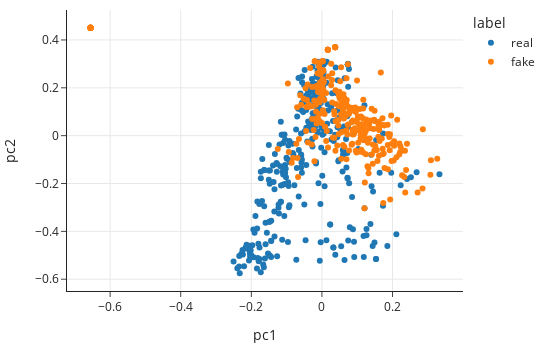

Notebook code for this chart:
### Code cell
fig = px.scatter(with_pcs1, x='pc1', y='pc2',
                 color='label',
                 hover_data=['baseurl'],
                 width=550, height=350)
fig

### Figure 1 — Plotly figure (JSON) as saved in the notebook; plotly's stock layout.template omitted (floating-point values rounded to 4 significant figures; data arrays with more than 128 entries replaced by an {"elided": "..."} marker saying what was removed)
{"data": [{"customdata": {"elided": "363x1 str values"}, "hovertemplate": "label=real<br>pc1=%{x}<br>pc2=%{y}<br>baseurl=%{customdata[0]}<extra></extra>", "legendgroup": "real", "marker": {"color": "#1F77B4", "symbol": "circle"}, "mode": "markers", "name": "real", "orientation": "v", "showlegend": true, "type": "scatter", "x": {"elided": "363 float values"}, "xaxis": "x", "y": {"elided": "363 float values"}, "yaxis": "y"}, {"customdata": {"elided": "298x1 str values"}, "hovertemplate": "label=fake<br>pc1=%{x}<br>pc2=%{y}<br>baseurl=%{customdata[0]}<extra></extra>", "legendgroup": "fake", "marker": {"color": "#FF7F0E", "symbol": "circle"}, "mode": "markers", "name": "fake", "orientation": "v", "showlegend": true, "type": "scatter", "x": {"elided": "298 float values"}, "xaxis": "x", "y": {"elided": "298 float values"}, "yaxis": "y"}], "layout": {"height": 350, "legend": {"title": {"text": "label"}, "tracegroupgap": 0}, "width": 550, "xaxis": {"anchor": "y", "autorange": true, "domain": [0, 1], "range": [-0.7225, 0.3999], "title": {"text": "pc1"}, "type": "linear"}, "yaxis": {"anchor": "x", "autorange": true, "domain": [0, 1], "range": [-0.6492, 0.5252], "title": {"text": "pc2"}, "type": "linear"}}}
